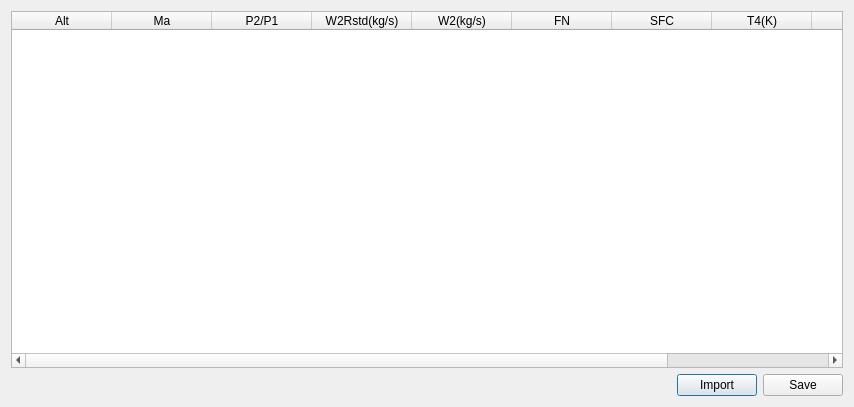
<?xml version="1.0" encoding="UTF-8"?>
<ui version="4.0">
 <class>DialogEngine</class>
 <widget class="QDialog" name="DialogEngine">
  <property name="geometry">
   <rect>
    <x>0</x>
    <y>0</y>
    <width>854</width>
    <height>407</height>
   </rect>
  </property>
  <property name="windowTitle">
   <string>DialogEngine</string>
  </property>
  <layout class="QGridLayout" name="gridLayout">
   <item row="0" column="0" colspan="3">
    <widget class="QTableWidget" name="tableWidget">
     <column>
      <property name="text">
       <string>Alt</string>
      </property>
     </column>
     <column>
      <property name="text">
       <string>Ma</string>
      </property>
     </column>
     <column>
      <property name="text">
       <string>P2/P1</string>
      </property>
     </column>
     <column>
      <property name="text">
       <string>W2Rstd(kg/s)</string>
      </property>
     </column>
     <column>
      <property name="text">
       <string>W2(kg/s)</string>
      </property>
     </column>
     <column>
      <property name="text">
       <string>FN</string>
      </property>
     </column>
     <column>
      <property name="text">
       <string>SFC</string>
      </property>
     </column>
     <column>
      <property name="text">
       <string>T4(K)</string>
      </property>
     </column>
     <column>
      <property name="text">
       <string>Nccc</string>
      </property>
     </column>
     <column>
      <property name="text">
       <string>SM HPC</string>
      </property>
     </column>
    </widget>
   </item>
   <item row="1" column="0">
    <spacer name="horizontalSpacer">
     <property name="orientation">
      <enum>Qt::Horizontal</enum>
     </property>
     <property name="sizeHint" stdset="0">
      <size>
       <width>215</width>
       <height>20</height>
      </size>
     </property>
    </spacer>
   </item>
   <item row="1" column="1">
    <widget class="QPushButton" name="importButton">
     <property name="text">
      <string>Import</string>
     </property>
    </widget>
   </item>
   <item row="1" column="2">
    <widget class="QPushButton" name="saveButton">
     <property name="text">
      <string>Save</string>
     </property>
    </widget>
   </item>
  </layout>
 </widget>
 <resources/>
 <connections/>
</ui>
